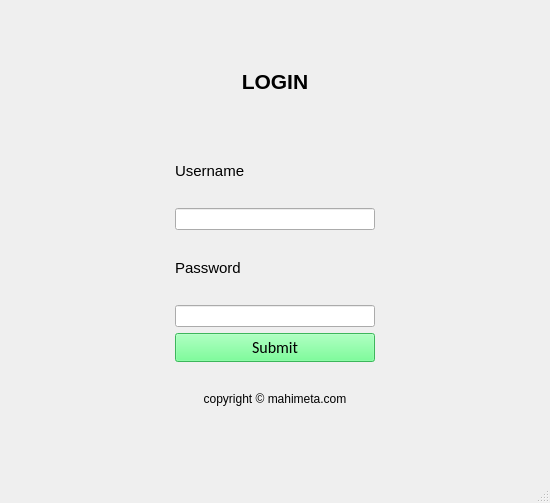
<?xml version="1.0" encoding="UTF-8"?>
<ui version="4.0">
 <class>MainWindow</class>
 <widget class="QMainWindow" name="MainWindow">
  <property name="geometry">
   <rect>
    <x>0</x>
    <y>0</y>
    <width>550</width>
    <height>503</height>
   </rect>
  </property>
  <property name="sizePolicy">
   <sizepolicy hsizetype="Fixed" vsizetype="Fixed">
    <horstretch>0</horstretch>
    <verstretch>0</verstretch>
   </sizepolicy>
  </property>
  <property name="windowTitle">
   <string>Login Employee</string>
  </property>
  <property name="windowIcon">
   <iconset>
    <normaloff>icon.png</normaloff>icon.png</iconset>
  </property>
  <widget class="QWidget" name="centralwidget">
   <layout class="QGridLayout" name="gridLayout_2">
    <property name="leftMargin">
     <number>175</number>
    </property>
    <property name="topMargin">
     <number>50</number>
    </property>
    <property name="rightMargin">
     <number>175</number>
    </property>
    <property name="bottomMargin">
     <number>50</number>
    </property>
    <item row="0" column="0">
     <layout class="QGridLayout" name="gridLayout">
      <property name="sizeConstraint">
       <enum>QLayout::SetDefaultConstraint</enum>
      </property>
      <item row="3" column="0">
       <widget class="QLabel" name="label_2">
        <property name="font">
         <font>
          <family>Arial</family>
          <pointsize>11</pointsize>
         </font>
        </property>
        <property name="text">
         <string>Username</string>
        </property>
       </widget>
      </item>
      <item row="0" column="0">
       <widget class="QLabel" name="label">
        <property name="font">
         <font>
          <family>Arial</family>
          <pointsize>16</pointsize>
          <weight>75</weight>
          <bold>true</bold>
         </font>
        </property>
        <property name="text">
         <string>LOGIN</string>
        </property>
        <property name="textFormat">
         <enum>Qt::RichText</enum>
        </property>
        <property name="alignment">
         <set>Qt::AlignCenter</set>
        </property>
       </widget>
      </item>
      <item row="6" column="0">
       <widget class="QLineEdit" name="b_passwordInput">
        <property name="font">
         <font>
          <family>Arial</family>
         </font>
        </property>
        <property name="echoMode">
         <enum>QLineEdit::Password</enum>
        </property>
       </widget>
      </item>
      <item row="7" column="0">
       <widget class="QPushButton" name="pushButton">
        <property name="font">
         <font>
          <family>Calibri</family>
          <pointsize>12</pointsize>
         </font>
        </property>
        <property name="autoFillBackground">
         <bool>false</bool>
        </property>
        <property name="styleSheet">
         <string notr="true">background-color: rgb(85, 255, 127);</string>
        </property>
        <property name="text">
         <string>Submit</string>
        </property>
        <property name="flat">
         <bool>false</bool>
        </property>
       </widget>
      </item>
      <item row="5" column="0">
       <widget class="QLabel" name="label_3">
        <property name="font">
         <font>
          <family>Arial</family>
          <pointsize>11</pointsize>
         </font>
        </property>
        <property name="text">
         <string>Password</string>
        </property>
       </widget>
      </item>
      <item row="4" column="0">
       <widget class="QLineEdit" name="a_usernameInput"/>
      </item>
      <item row="2" column="0">
       <widget class="QLabel" name="label_4">
        <property name="sizePolicy">
         <sizepolicy hsizetype="Fixed" vsizetype="Fixed">
          <horstretch>0</horstretch>
          <verstretch>0</verstretch>
         </sizepolicy>
        </property>
        <property name="text">
         <string/>
        </property>
        <property name="pixmap">
         <pixmap>mahimeta.ico</pixmap>
        </property>
        <property name="scaledContents">
         <bool>true</bool>
        </property>
       </widget>
      </item>
      <item row="8" column="0">
       <widget class="QLabel" name="label_5">
        <property name="text">
         <string>&lt;html&gt;&lt;head/&gt;&lt;body&gt;&lt;p&gt;copyright © mahimeta.com&lt;/p&gt;&lt;/body&gt;&lt;/html&gt;</string>
        </property>
        <property name="textFormat">
         <enum>Qt::RichText</enum>
        </property>
        <property name="alignment">
         <set>Qt::AlignCenter</set>
        </property>
       </widget>
      </item>
     </layout>
    </item>
   </layout>
  </widget>
  <widget class="QMenuBar" name="menubar">
   <property name="geometry">
    <rect>
     <x>0</x>
     <y>0</y>
     <width>550</width>
     <height>21</height>
    </rect>
   </property>
  </widget>
  <widget class="QStatusBar" name="statusbar"/>
 </widget>
 <resources/>
 <connections/>
</ui>
